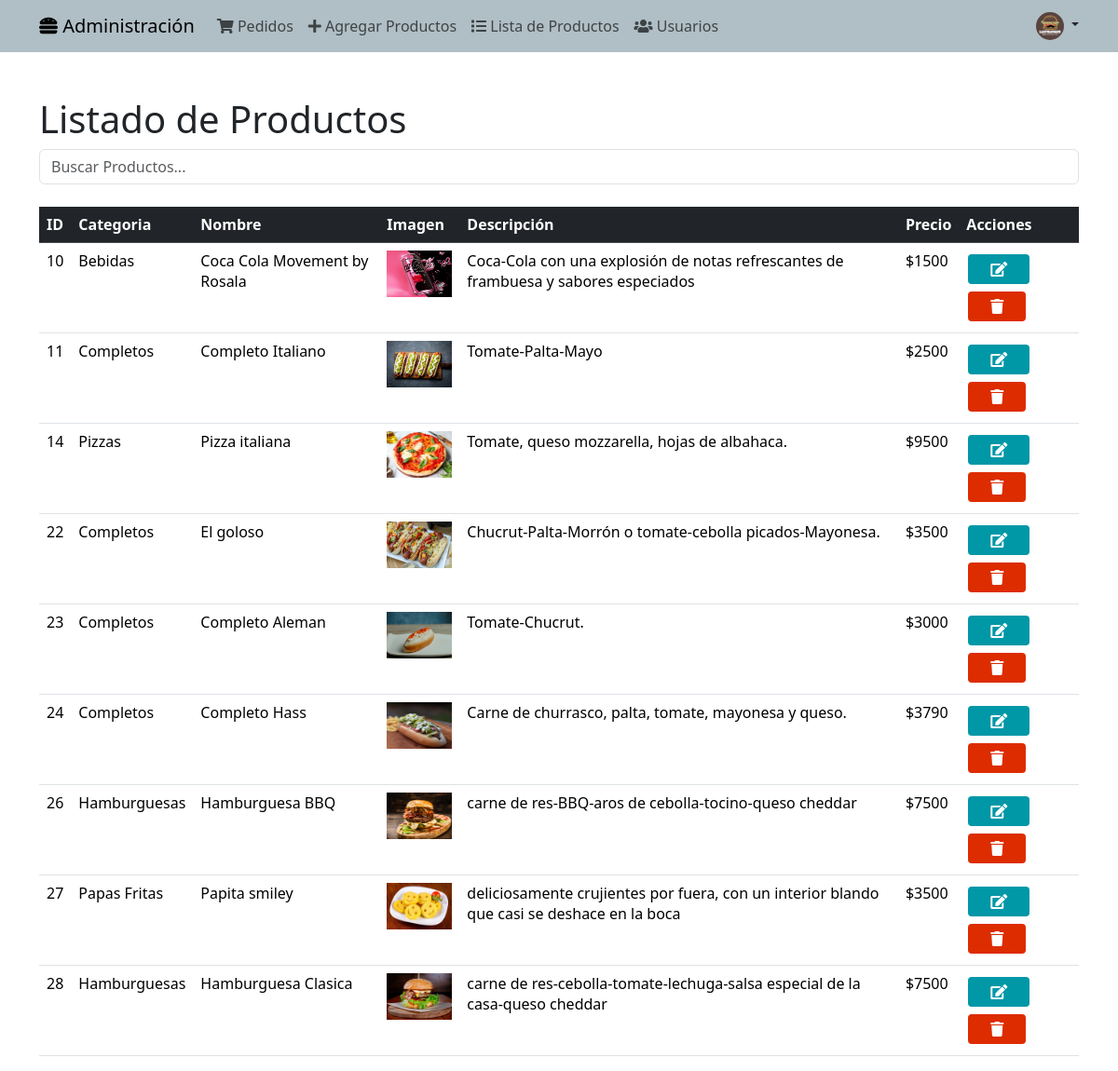
/admlista/, run on the app's committed database.
### aplicacion/models.py (models this page shows, shortened)
class Producto(models.Model):
    id = models.AutoField(primary_key=True)
    nombre = models.CharField(max_length=40,null=False,
    validators=[RegexValidator(r'^[a-zA-Z ]*$', 'Ingrese solo letras y espacios.')])
    descripcion = models.TextField(max_length=300,null=False)
    precio =  models.IntegerField(validators=[MinValueValidator(0)],null=False)
    categoria = models.CharField(max_length=50, choices=CATEGORIAS, default='Sin Seleccionar',null=False)
    imagen = models.ImageField(upload_to='productos/',null=False)

### aplicacion/views.py (the view)
# urls.py: path('admlista/',admlista, name='admlista'),
def admlista(request):
    admlista=Producto.objects.all()
    datos={
        "admlista":admlista
    }
    return render(request,'aplicacion/admlista.html',datos)

### aplicacion/context_processor.py (called while the page is built)
def total_carrito(request):
    total = 0
    if request.user.is_authenticated:
        if "carrito" in request.session.keys():
            for key, value in request.session["carrito"].items():
                total += int(value["acumulado"])
    return {"total_carrito": total}  # Devolver el total dentro de un diccionario con la clave adecuada

### aplicacion/templates/aplicacion/admlista.html (shortened to what this page needs)
{% extends "aplicacion/baseadmin.html" %}
{% load static %}
{% block contenidoadmin %}
    <link rel="stylesheet" href="{% static 'aplicacion/css/admbtn.css' %}">
    <div id="lista" class="content-section">
        <div class="container mt-5">
            <h1>Listado de Productos</h1>
            <input class="form-control mb-4" id="tableSearch" type="text" placeholder="Buscar Productos...">
            <div class="mt-2 table-responsive">
                <table class="table table-hover">
                    <thead class="table-dark">
                        <tr>
                            <th>ID</th>
                            <th>Categoria</th>
                            <th>Nombre</th>
                            <th>Imagen</th>
                            <th>Descripción</th>
                            <th>Precio</th>
                            <th>Acciones</th>
                        </tr>
                    </thead>
                    <tbody>
                        <tr>
                            {% for p in admlista %}
                            <td>{{p.id}}</td>
                            <td>{{p.categoria}}</td>
                            <td>{{p.nombre}}</td>
                            <td><img src="{{p.imagen.url}}" alt="Foto Producto" height="50" width="70"></td>
                            <td>{{p.descripcion}}</td>
                            <td>${{p.precio}}</td>
                            <td>
                                <a class="btn btn-sm btn-editar" href="{% url 'editarprod' p.id %}" role="button">
                                    <i class="fas fa-edit"></i>
                                </a>
                                <form method="post" action="{% url 'eliminar_producto_2' p.id %}" class="d-inline">
                                    <button type="submit" class="btn btn-sm btn-borrar btn-confirmar">
                                        <i class="fas fa-trash"></i>
                                    </button>
                                </form>
                            </td>
                        </tr>
                        {% endfor %}
                    </tbody>
                </table>
            </div>
        </div>
    </div>
{% endblock contenidoadmin %}

### aplicacion/static/aplicacion/css/indicadores.css (style rules this page uses)
.btn { background-color: #0097A7; border: none; color: white; padding: 8px 24px; text-align: center; font-size: 16px; margin: 4px 2px; opacity: 1; transition: 0.3s; }

### aplicacion/static/aplicacion/css/admbtn.css (style rules this page uses)
.btn-editar { background-color: #0097A7; color: #fff; border: none; }
.btn-borrar { background-color: #DD2C00; color: #fff; border: none; }

### data on the page
Producto: id "10", categoria "Bebidas", nombre "Coca Cola Movement by Rosala", imagen (picture), descripcion "Coca-Cola con una explosión de notas refrescantes de frambuesa y sabores especiados", precio "1500"
Producto: id "11", categoria "Completos", nombre "Completo Italiano", imagen (picture), descripcion "Tomate-Palta-Mayo", precio "2500"
Producto: id "14", categoria "Pizzas", nombre "Pizza italiana", imagen (picture), descripcion "Tomate, queso mozzarella, hojas de albahaca.", precio "9500"
Producto: id "22", categoria "Completos", nombre "El goloso", imagen (picture), descripcion "Chucrut-Palta-Morrón o tomate-cebolla picados-Mayonesa.", precio "3500"
Producto: id "23", categoria "Completos", nombre "Completo Aleman", imagen (picture), descripcion "Tomate-Chucrut.", precio "3000"
Producto: id "24", categoria "Completos", nombre "Completo Hass", imagen (picture), descripcion "Carne de churrasco, palta, tomate, mayonesa y queso.", precio "3790"
Producto: id "26", categoria "Hamburguesas", nombre "Hamburguesa BBQ", imagen (picture), descripcion "carne de res-BBQ-aros de cebolla-tocino-queso cheddar", precio "7500"
Producto: id "27", categoria "Papas Fritas", nombre "Papita smiley", imagen (picture), descripcion "deliciosamente crujientes por fuera, con un interior blando que casi se deshace en la boca", precio "3500"
Producto: id "28", categoria "Hamburguesas", nombre "Hamburguesa Clasica", imagen (picture), descripcion "carne de res-cebolla-tomate-lechuga-salsa especial de la casa-queso cheddar", precio "7500"
